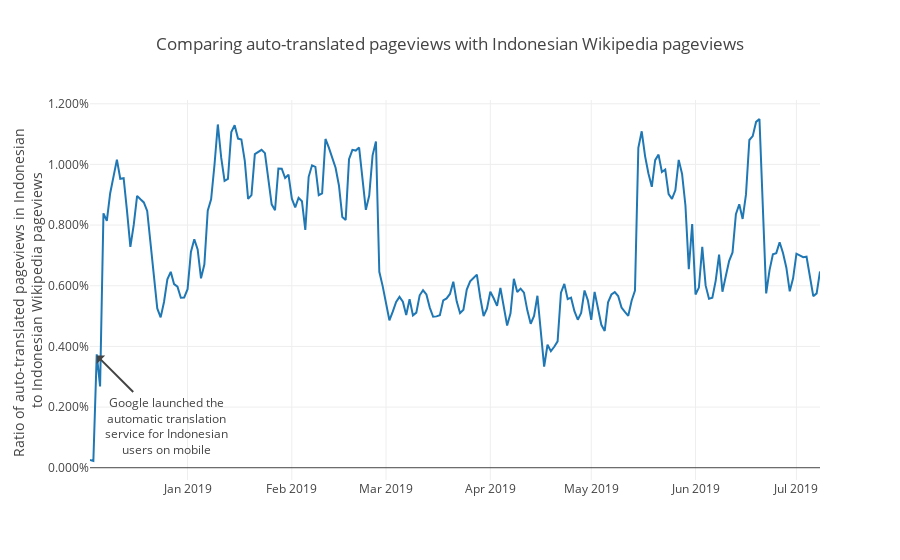

The code cell stored with this chart in its notebook:
### Markdown cell above
### C. Comparing auto-translated pageviews with Indonesian Wikipedia pageviews<a class="anchor" id="pageviews_auto_idwiki"></a>
[Back to Table of Contents](#toc)

### Code cell
idwiki_pageviews = wiki_pageviews[wiki_pageviews.is_id].groupby('date', as_index = False)['pageviews'].sum()
compare_pv_id = pageviews[(pageviews.initiation_method == 'Automatic translation from search result page') & pageviews.is_id].groupby('date',as_index = False)['pageviews'].sum() \
.merge(idwiki_pageviews, on='date')
compare_pv_id = compare_pv_id.set_index('date')
compare_pv_id['Ratio of auto-translated pageviews to Indonesian Wikipedia pageviews'] = compare_pv_id['pageviews_x'].div(compare_pv_id['pageviews_y'])
fig = {
    'data': [{
    'x': compare_pv_id.index,
    'y': compare_pv_id['Ratio of auto-translated pageviews to Indonesian Wikipedia pageviews'],
    'name': 'Ratio of auto-translated pageviews to Indonesian Wikipedia pageviews'
    }],
    'layout': {
        'yaxis': {'title': "Ratio of auto-translated pageviews in Indonesian <br>to Indonesian Wikipedia pageviews",
                 'tickformat': ',.3%'},
        'title': {'text': 'Comparing auto-translated pageviews with Indonesian Wikipedia pageviews'},
        'margin':{'l': 90},
        #'legend': {'x': 0, 'y': -0.25},
        'hoverlabel': {'namelength' : -1},
        'annotations': [{'x':'2018-12-05', 'y':0.0037, 'text':'Google launched the<br>automatic translation<br>service for Indonesian<br>users on mobile',
                        'ax': 70, 'ay': 70}]
    }
}
plotly.offline.iplot(fig)

### Figure 1 — Plotly figure (JSON) as saved in the notebook; plotly's stock layout.template omitted (floating-point values rounded to 4 significant figures; data arrays with more than 128 entries replaced by an {"elided": "..."} marker saying what was removed)
{"data": [{"name": "Ratio of auto-translated pageviews to Indonesian Wikipedia pageviews", "type": "scatter", "uid": "49a90989-b618-43e0-ad6d-211cbefe83b4", "x": {"elided": "218 str values"}, "y": {"elided": "218 float values"}}], "layout": {"annotations": [{"ax": 70, "ay": 70, "text": "Google launched the<br>automatic translation<br>service for Indonesian<br>users on mobile", "x": "2018-12-05", "y": 0.0037}], "hoverlabel": {"namelength": -1}, "margin": {"l": 90}, "title": {"text": "Comparing auto-translated pageviews with Indonesian Wikipedia pageviews"}, "yaxis": {"tickformat": ",.3%", "title": {"text": "Ratio of auto-translated pageviews in Indonesian <br>to Indonesian Wikipedia pageviews"}}}}
